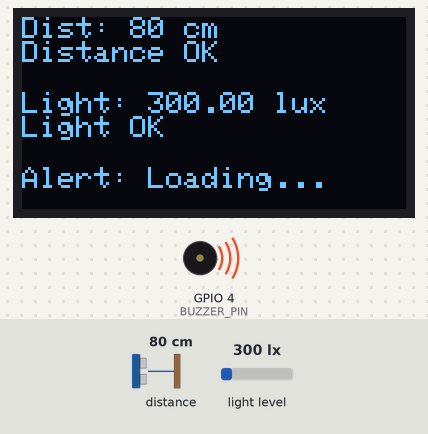
Recording of a sketch running on a simulated ESP32. Parts: 128×64 one-colour display, buzzer (waves = sounding, pin HIGH). The test bench sets the inputs (shaded band); at power-on: distance to the obstacle 80 cm, light level 300 lx. WiFi joins after 1.5 s; servers stay silent unless stated; what the sketch prints to the serial monitor is not drawn.

Above: at 2.7 s.
2.8 s: distance to the obstacle set to 16 cm
At 4.3 s:
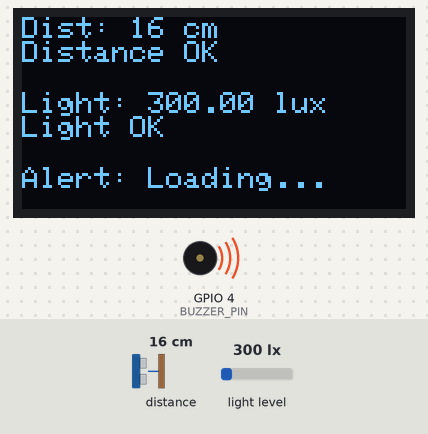
4.6 s: distance to the obstacle set to 13 cm
At 6.1 s:
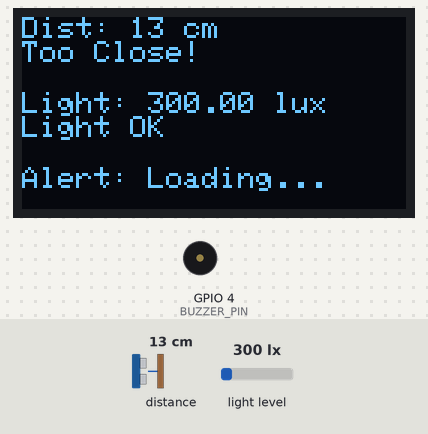
6.6 s: light level set to 55 lx
At 7.8 s:
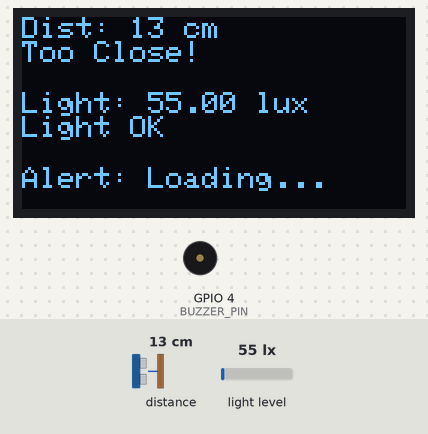
8.6 s: light level set to 47 lx
At 10.3 s:
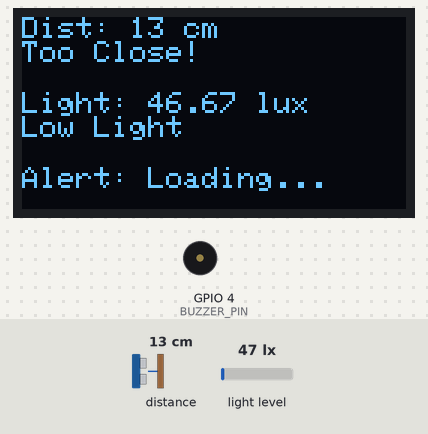
10.6 s: distance to the obstacle set to 18 cm
At 12.0 s:
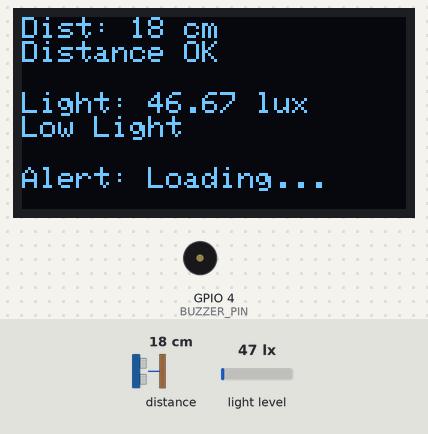
12.6 s: light level set to 500 lx
At 21.4 s:
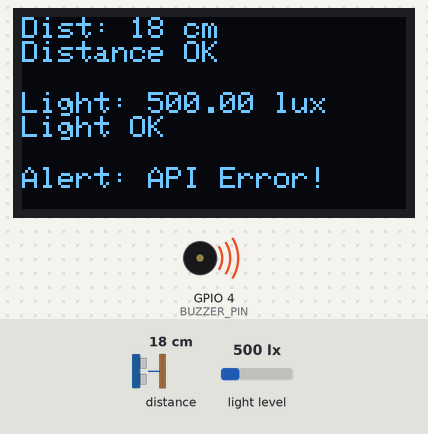
Timing chart, 0 to 21.7 s (numbered marks = the images above; inputs shaded):
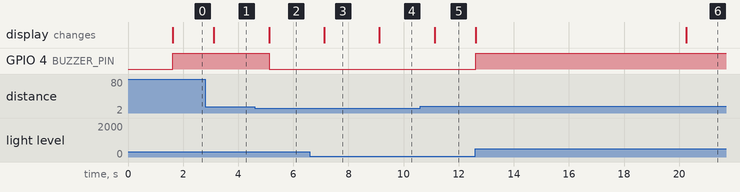

Measured:
- the behaviour switches between 15 and 14 cm on distance to the obstacle (found by bisection; images 1 and 2)
- the behaviour switches between 50 and 49 lx on light level (found by bisection; images 3 and 4)
- after the input at 2.8 s, the display: changes after 0.32 s (image 1)
- after the input at 4.6 s, GPIO 4 (BUZZER_PIN): HIGH → LOW after 0.52 s; the display: first differs from a run without the input after 0.52 s (image 2)
- after the input at 6.6 s, the display: changes after 0.52 s (image 3)
- after the input at 8.6 s, the display: changes after 0.52 s (image 4)
- after the input at 10.6 s, the display: changes after 0.52 s (image 5)
- after the input at 12.6 s, GPIO 4 (BUZZER_PIN): LOW → HIGH at once; the display: first differs from a run without the input at once (image 6 shows a later state)

The sketch:

esp32board.ino
```cpp
#include <Wire.h>
#include <WiFi.h>
#include <HTTPClient.h>
#include <ArduinoJson.h>
#include <Adafruit_SSD1306.h>
#include <VL53L0X.h>
#include <BH1750.h>

// OLED Display settings
#define SCREEN_WIDTH 128
#define SCREEN_HEIGHT 64
#define OLED_RESET -1
Adafruit_SSD1306 display(SCREEN_WIDTH, SCREEN_HEIGHT, &Wire, OLED_RESET);

// VL53L0X Distance Sensor
VL53L0X sensor;

// BH1750 Light Sensor
BH1750 lightMeter;

// WiFi Credentials
const char *ssid = "Galaxy A034811";
const char *password = "jajh4371";

// API URL
const char* api_url = "http://52.140.5.249:3000/status";

// Timing Variables
unsigned long lastSensorUpdate = 0;
unsigned long lastAPIUpdate = 0;
const unsigned long sensorInterval = 500;    // Update sensor every 500ms
const unsigned long apiInterval = 20000;     // Fetch API every 20s

// API Status Message
String apiStatusMessage = "Loading...";

// Buzzer Pin
#define BUZZER_PIN 4
bool buzzerOn = false;
uint16_t lastValidDistance = 30;
bool firstValidReading = false;

// Sensor thresholds
const uint16_t DISTANCE_MIN_SAFE = 15;
const float LIGHT_MIN_SAFE = 50;
const float LIGHT_MAX_SAFE = 2000;

// Device status tracking
bool oledInitialized = false;
bool distanceSensorInitialized = false;
bool lightSensorInitialized = false;

void setup() {
    Serial.begin(115200);
    Wire.begin();

    // Initialize OLED Display
    if (!display.begin(SSD1306_SWITCHCAPVCC, 0x3C)) {
        Serial.println("OLED Initialization Failed!");
        oledInitialized = false;
    } else {
        oledInitialized = true;
        display.clearDisplay();
        display.setTextSize(1);
        display.setTextColor(WHITE);
        display.setCursor(10, 10);
        display.println("Connecting to WiFi...");
        display.display();
    }

    // Connect to WiFi
    WiFi.begin(ssid, password);
    while (WiFi.status() != WL_CONNECTED) {
        delay(500);
        Serial.print(".");
    }
    Serial.println("\nWiFi connected!");

    // Initialize VL53L0X Sensor
    sensor.setTimeout(500);
    if (!sensor.init()) {
        Serial.println("VL53L0X Initialization Failed!");
        distanceSensorInitialized = false;
    } else {
        distanceSensorInitialized = true;
        sensor.setMeasurementTimingBudget(200000);
    }

    // Initialize BH1750 Sensor
    if (!lightMeter.begin()) {
        Serial.println("BH1750 Initialization Failed!");
        lightSensorInitialized = false;
    } else {
        lightSensorInitialized = true;
    }

    // Initialize Buzzer
    pinMode(BUZZER_PIN, OUTPUT);
    digitalWrite(BUZZER_PIN, LOW);
    Serial.println("Setup Complete");
}

// Function to Read and Display Sensor Data
void updateSensorData() {
    uint16_t distance = 0;
    float lightLevel = 0;

    if (distanceSensorInitialized) {
        distance = sensor.readRangeSingleMillimeters() / 10;
        if (sensor.timeoutOccurred() || distance > 200) {
            if (firstValidReading) {
                distance = lastValidDistance;
            } else {
                distance = DISTANCE_MIN_SAFE + 5;
            }
        } else {
            lastValidDistance = distance;
            firstValidReading = true;
        }
    } else {
        distance = DISTANCE_MIN_SAFE + 10;
    }

    if (lightSensorInitialized) {
        lightLevel = lightMeter.readLightLevel();
    } else {
        lightLevel = LIGHT_MIN_SAFE + 50;
    }

    bool distanceSafe = (distance >= DISTANCE_MIN_SAFE);
    bool lightSafe = (lightLevel >= LIGHT_MIN_SAFE && lightLevel <= LIGHT_MAX_SAFE);
    bool buzzerTrigger = distanceSafe && lightSafe;

    if (oledInitialized) {
        display.clearDisplay();
        display.setTextSize(1);
        display.setCursor(0, 0);

        display.print("Dist: ");
        display.print(distance);
        display.println(" cm");
        display.println(distanceSafe ? "Distance OK" : "Too Close!");

        display.setCursor(0, 25);
        display.print("Light: ");
        display.print(lightLevel);
        display.println(" lux");
        display.println(lightSafe ? "Light OK" : (lightLevel < LIGHT_MIN_SAFE ? "Low Light" : "Too Bright"));

        display.setCursor(0, 50);
        display.print("Alert: ");
        display.println(apiStatusMessage);

        display.display();
    }

    if (buzzerTrigger) {
        digitalWrite(BUZZER_PIN, HIGH);
        buzzerOn = true;
    } else {
        digitalWrite(BUZZER_PIN, LOW);
        buzzerOn = false;
    }
}

// Function to Fetch and Process API Status
void fetchAPIStatus() {
    if (WiFi.status() == WL_CONNECTED) {
        HTTPClient http;
        http.begin(api_url);
        int httpResponseCode = http.GET();

        if (httpResponseCode > 0) {
            String payload = http.getString();
            Serial.println("API Response: " + payload);

            DynamicJsonDocument doc(1024);
            deserializeJson(doc, payload);

            int status = doc["status"];
            if (status == 1) {
                apiStatusMessage = "Get Rest!";
            } else {
                apiStatusMessage = "All Good!";
            }
        } else {
            Serial.println("Error in HTTP request");
            apiStatusMessage = "API Error!";
        }
        http.end();
    } else {
        Serial.println("WiFi Disconnected!");
        apiStatusMessage = "No WiFi!";
    }
}

void loop() {
    if (millis() - lastSensorUpdate >= sensorInterval) {
        lastSensorUpdate = millis();
        updateSensorData();
    }

    if (millis() - lastAPIUpdate >= apiInterval) {
        lastAPIUpdate = millis();
        fetchAPIStatus();
    }
}
```
